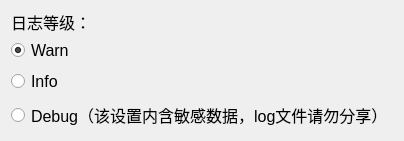
          <widget class="QFrame" name="frame_4">
           <property name="font">
            <font>
             <pointsize>12</pointsize>
            </font>
           </property>
           <property name="styleSheet">
            <string notr="true"/>
           </property>
           <layout class="QVBoxLayout" name="verticalLayout_7">
            <item>
             <widget class="QLabel" name="label_10">
              <property name="maximumSize">
               <size>
                <width>16777215</width>
                <height>21</height>
               </size>
              </property>
              <property name="font">
               <font>
                <pointsize>12</pointsize>
               </font>
              </property>
              <property name="text">
               <string>日志等级：</string>
              </property>
             </widget>
            </item>
            <item>
             <widget class="QRadioButton" name="logutton0">
              <property name="text">
               <string>Warn</string>
              </property>
              <property name="checked">
               <bool>true</bool>
              </property>
              <attribute name="buttonGroup">
               <string notr="true">logGroup</string>
              </attribute>
             </widget>
            </item>
            <item>
             <widget class="QRadioButton" name="logutton1">
              <property name="text">
               <string>Info</string>
              </property>
              <attribute name="buttonGroup">
               <string notr="true">logGroup</string>
              </attribute>
             </widget>
            </item>
            <item>
             <widget class="QRadioButton" name="logutton2">
              <property name="text">
               <string>Debug（该设置内含敏感数据，log文件请勿分享）</string>
              </property>
              <attribute name="buttonGroup">
               <string notr="true">logGroup</string>
              </attribute>
             </widget>
            </item>
           </layout>
          </widget>
